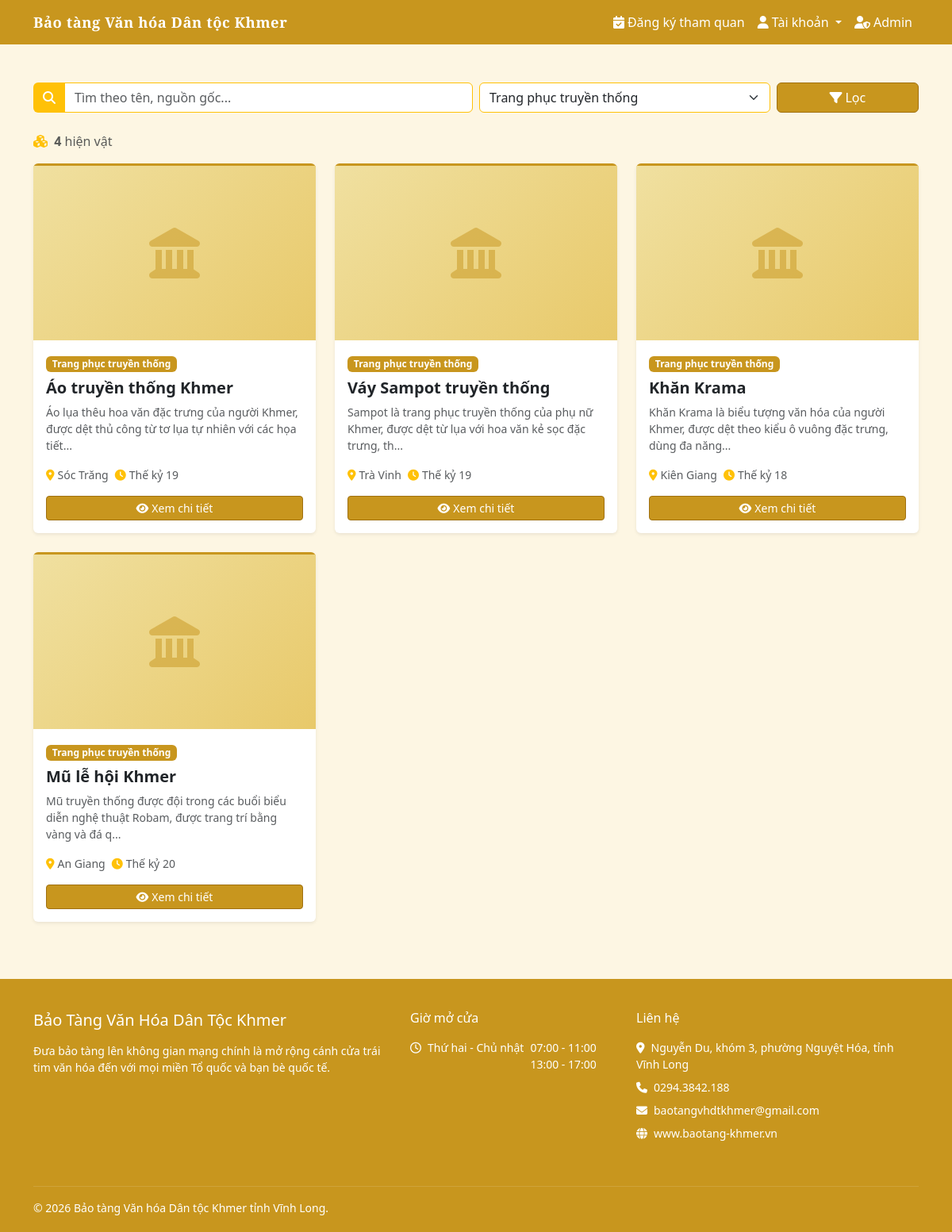
Page /artifacts.php?category=1 on the committed database.
### tables this page shows
CREATE TABLE artifacts (
    id INT AUTO_INCREMENT PRIMARY KEY,
    name VARCHAR(200) NOT NULL,
    description TEXT,
    origin VARCHAR(200),
    period VARCHAR(100),
    image VARCHAR(255),
    category_id INT,
    admin_id INT,
    created_at DATETIME DEFAULT CURRENT_TIMESTAMP,
    CONSTRAINT fk_artifact_category FOREIGN KEY (category_id) REFERENCES categories(id) ON DELETE SET NULL ON UPDATE CASCADE,
    CONSTRAINT fk_artifact_admin FOREIGN KEY (admin_id) REFERENCES admins(id) ON DELETE SET NULL ON UPDATE CASCADE
);

CREATE TABLE categories (
    id INT AUTO_INCREMENT PRIMARY KEY,
    name VARCHAR(100) NOT NULL
);

### artifacts.php (the view, shortened to what this page needs)
<?php
require_once 'config/db.php';
include 'includes/header.php';
$categories = $conn->query("SELECT * FROM categories ORDER BY name");
$filter_cat = isset($_GET['category']) ? (int)$_GET['category'] : 0;
$search = isset($_GET['search']) ? $conn->real_escape_string(trim($_GET['search'])) : '';
$where = "WHERE 1=1";
if ($filter_cat > 0) $where .= " AND a.category_id = $filter_cat";
$artifacts = $conn->query("SELECT a.*, c.name as category_name
                           FROM artifacts a
                           LEFT JOIN categories c ON a.category_id = c.id
                           $where ORDER BY a.created_at DESC");
?>
<div class="container my-5">
    <form method="GET" class="row g-2 mb-4">
        <div class="col-md-6">
            <div class="input-group">
                <span class="input-group-text bg-warning text-white border-0"><i class="fas fa-search"></i></span>
                <input type="text" name="search" class="form-control border-warning" placeholder="Tìm theo tên, nguồn gốc..." value="<?= htmlspecialchars($search) ?>">
            </div>
        </div>
        <div class="col-md-4">
            <select name="category" class="form-select border-warning">
                <?php $categories->data_seek(0); while ($cat = $categories->fetch_assoc()): ?>
                <option value="<?= $cat['id'] ?>" <?= $filter_cat == $cat['id'] ? 'selected' : '' ?>>
                    <?= htmlspecialchars($cat['name']) ?>
                </option>
                <?php endwhile; ?>
            </select>
        </div>
        <div class="col-md-2">
            <button type="submit" class="btn btn-warning text-white w-100">
                <i class="fas fa-filter me-1"></i>Lọc
            </button>
        </div>
    </form>
    <p class="text-muted mb-3">
        <i class="fas fa-cubes me-1 text-warning"></i>
        <strong><?= $artifacts->num_rows ?></strong> hiện vật
    </p>
    <div class="row">
        <?php if ($artifacts->num_rows > 0): ?>
            <?php while ($a = $artifacts->fetch_assoc()): ?>
            <div class="col-lg-4 col-md-6 mb-4">
                <div class="card h-100 border-0 shadow-sm card-hover" style="border-top: 3px solid #C8961E !important;">
                    <?php if (!empty($a['image']) && file_exists("uploads/artifacts/" . $a['image'])): ?>
                        <img src="uploads/artifacts/<?= htmlspecialchars($a['image']) ?>"
                             class="card-img-top" style="height:220px;object-fit:cover;" alt="">
                    <?php else: ?>
                        <div class="d-flex align-items-center justify-content-center"
                             style="height:220px;background:linear-gradient(135deg,#f0e0a0,#e8c96a);">
                            <i class="fas fa-landmark fa-4x" style="color:#C8961E;opacity:0.5"></i>
                        </div>
                    <?php endif; ?>
                    <div class="card-body">
                        <?php if (!empty($a['category_name'])): ?>
                        <span class="badge mb-2" style="background:#C8961E">
                            <?= htmlspecialchars($a['category_name']) ?>
                        </span>
                        <?php endif; ?>
                        <h5 class="card-title fw-bold"><?= htmlspecialchars($a['name']) ?></h5>
                        <p class="card-text text-muted small">
                            <?= htmlspecialchars(mb_substr($a['description'] ?? '', 0, 100)) ?>...
                        </p>
                        <div class="d-flex flex-wrap gap-2 mb-3">
                            <?php if (!empty($a['origin'])): ?>
                            <small class="text-muted">
                                <i class="fas fa-map-marker-alt text-warning me-1"></i><?= htmlspecialchars($a['origin']) ?>
                            </small>
                            <?php endif; ?>
                            <?php if (!empty($a['period'])): ?>
                            <small class="text-muted">
                                <i class="fas fa-clock text-warning me-1"></i><?= htmlspecialchars($a['period']) ?>
                            </small>
                            <?php endif; ?>
                        </div>
                        <a href="artifact_detail.php?id=<?= $a['id'] ?>"
                           class="btn btn-sm btn-warning text-white w-100">
                            <i class="fas fa-eye me-1"></i>Xem chi tiết
                        </a>
                    </div>
                </div>
            </div>
            <?php endwhile; ?>
        <?php endif; ?>
    </div>
</div>
<?php include 'includes/footer.php'; ?>

### includes/header.php (style rules this page uses)
:root { --gold: #C8961E; --gold-dark: #a07010; --gold-light: #f0c040; --dark: #1a1a1a; }
body { min-height: 100vh; display: flex; flex-direction: column; background-color: #fdf6e3; }
.btn-primary-custom, .btn-warning { background-color: var(--gold); border-color: var(--gold-dark); color: #fff !important; }

### rows in the picture
artifacts: category.name "Trang phục truyền thống", name "Áo truyền thống Khmer", description "Áo lụa thêu hoa văn đặc trưng của người Khmer, được dệt thủ công từ tơ lụa tự nhiên với các họa tiết", origin "Sóc Trăng", period "Thế kỷ 19"
artifacts: category.name "Trang phục truyền thống", name "Váy Sampot truyền thống", description "Sampot là trang phục truyền thống của phụ nữ Khmer, được dệt từ lụa với hoa văn kẻ sọc đặc trưng, th", origin "Trà Vinh", period "Thế kỷ 19"
artifacts: category.name "Trang phục truyền thống", name "Khăn Krama", description "Khăn Krama là biểu tượng văn hóa của người Khmer, được dệt theo kiểu ô vuông đặc trưng, dùng đa năng", origin "Kiên Giang", period "Thế kỷ 18"
artifacts: category.name "Trang phục truyền thống", name "Mũ lễ hội Khmer", description "Mũ truyền thống được đội trong các buổi biểu diễn nghệ thuật Robam, được trang trí bằng vàng và đá q", origin "An Giang", period "Thế kỷ 20"

### other values in the picture
$artifacts->num_rows "4"
$footerEscape($footerSettings['museum_name']) "Bảo Tàng Văn Hóa Dân Tộc Khmer"
$footerEscape($footerSettings['description']) "Đưa bảo tàng lên không gian mạng chính là mở rộng cánh cửa trái tim văn hóa đến với mọi miền Tổ quốc và bạn bè quốc tế."
$footerEscape($footerSettings['opening_days']) "Thứ hai - Chủ nhật"
$footerEscape($footerSettings['opening_hours']) "07:00 - 11:00 13:00 - 17:00"
$footerEscape($footerSettings['address']) "Nguyễn Du, khóm 3, phường Nguyệt Hóa, tỉnh Vĩnh Long"
$footerEscape($footerSettings['phone']) "0294.3842.188"
$footerEscape($footerSettings['email']) "baotangvhdtkhmer@gmail.com"
$footerEscape($footerSettings['website']) "www.baotang-khmer.vn"
$footerEscape($footerSettings['copyright']) "© 2026 Bảo tàng Văn hóa Dân tộc Khmer tỉnh Vĩnh Long."
form field category "Trang phục truyền thống"
